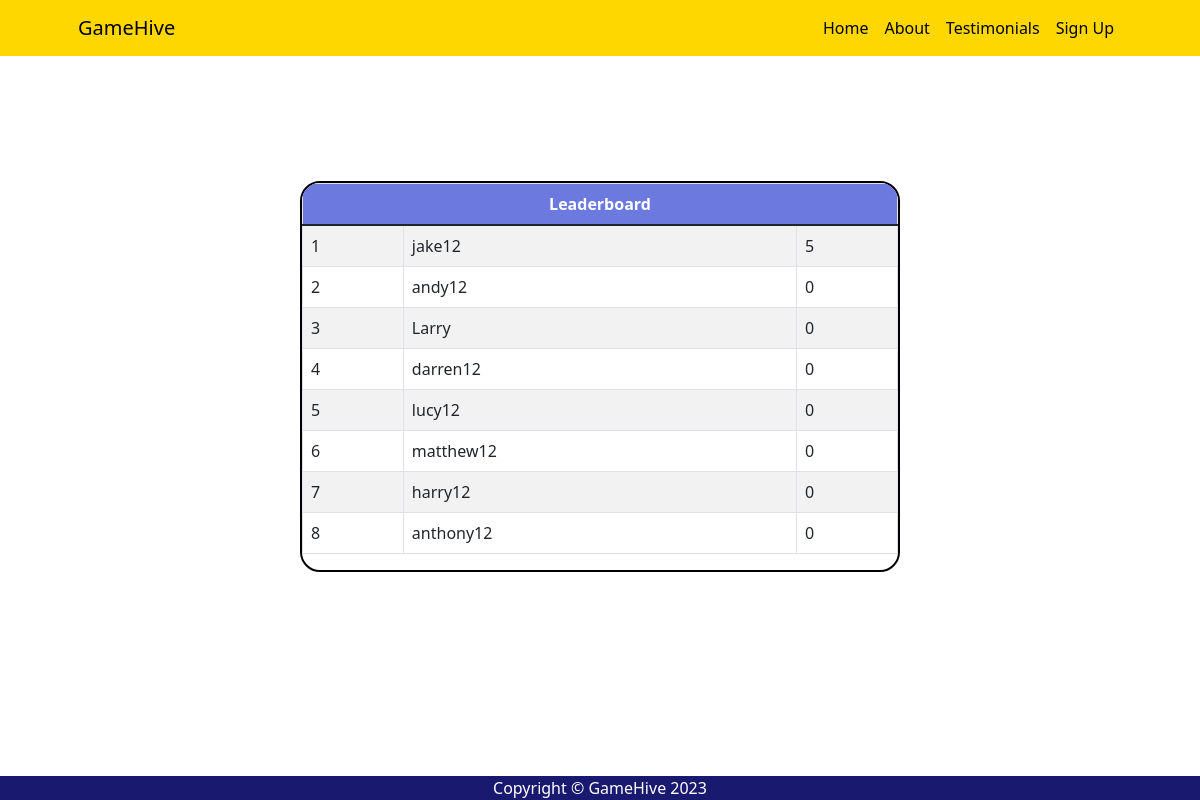
Page /my_profile/ on the earlier database version.
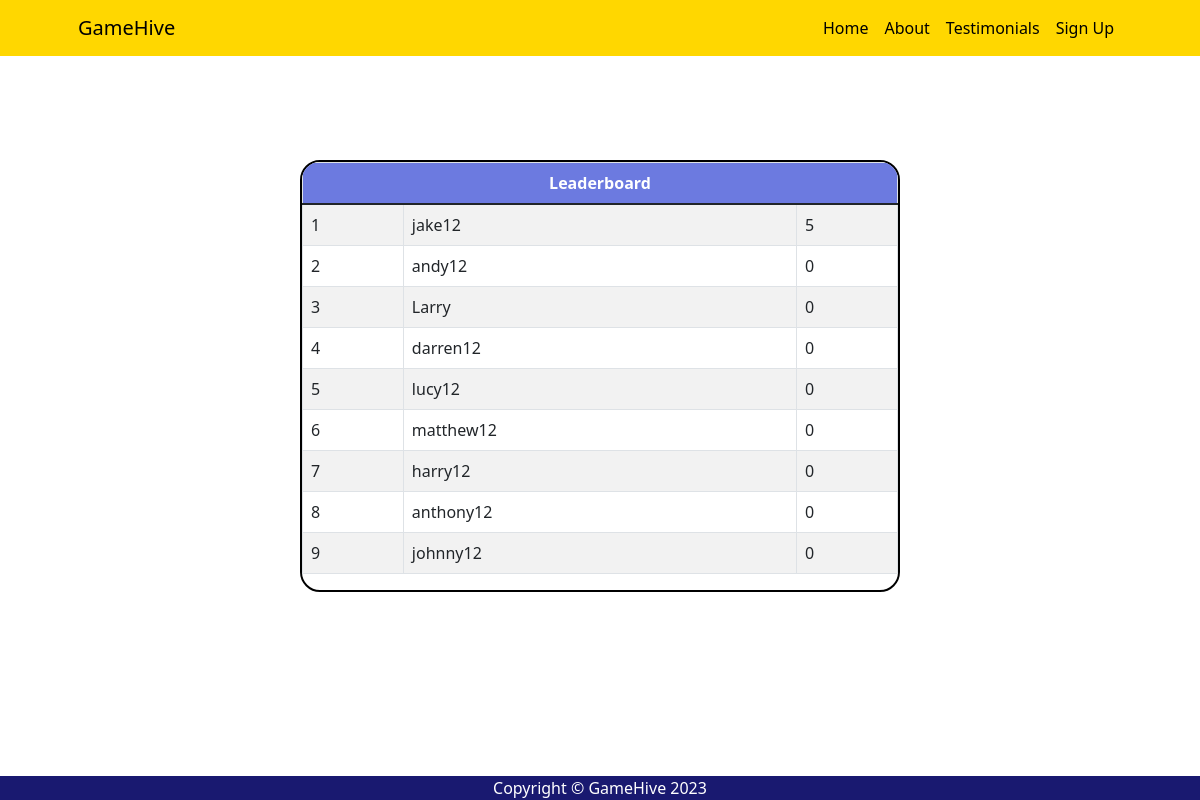
Same page on the later database version.
### gamehive/models.py (models this page shows)
class GameUserProfile(models.Model):
    user = models.OneToOneField(User, on_delete=models.CASCADE)
    current_score = models.IntegerField(default=0)

### gamehive/views.py (the view)
# urls.py: path('my_profile/', views.my_profile, name='my_profile'),
def my_profile(request):
    leaderboard_entries = GameUserProfile.objects.all().order_by('-current_score')
    return render(request, 'profile.html', {'leaderboard_entries': leaderboard_entries})

### templates/profile.html (shortened to what this page needs)
{% extends "base.html" %}
    {% load static %}
    {% block content %}
    <div style="display: flex; justify-content: center; align-items: center; height: 80vh;">
        <div style="width: 50%;">
            <div style="border: 2px solid black; border-radius: 20px; overflow: hidden;">
                <table class="table table-bordered table-striped table-hover" style="width: 100%;">
                    <thead style="background-color:RGB(108, 122, 224);">
                        <th colspan="3" style="text-align: center; color: white;">Leaderboard</th>
                    </thead>
                    <tbody>
                        {% for leaderboard in leaderboard_entries %}
                            <tr>
                                <td>{{ forloop.counter }}</td>
                                <td>{{ leaderboard.user.username }}</td>
                                <td>{{ leaderboard.current_score }}</td>
                            </tr>
                        {% endfor %}
                    </tbody>
                </table>
            </div>
        </div>
    </div>
    {% endblock %}

### templates/base.html (shortened to what this page needs)
{% load static %}
<!DOCTYPE html>
<html lang="en">
    <head>
        <link href="https://cdn.jsdelivr.net/npm/bootstrap-icons@1.4.1/font/bootstrap-icons.css" rel="stylesheet" />
        <link rel="stylesheet" href="https://unpkg.com/bootstrap-table@1.22.1/dist/bootstrap-table.min.css">
        <link href="https://cdn.jsdelivr.net/npm/bootstrap@5.1.3/dist/css/bootstrap.min.css" rel="stylesheet">
        <link href="{% static 'css/styles.css' %}" rel="stylesheet" />
    </head>
    <body>
        <nav class="navbar navbar-expand-lg navbar" style="background-color: #FFD700;">
            <div class="container px-5">
                <a class="navbar-brand" href="{% url 'homepage' %}" style="color:black;">GameHive</a>
                <div class="collapse navbar-collapse" id="navbarSupportedContent">
                    <ul class="navbar-nav ms-auto mb-2 mb-lg-0">
                        <li class="nav-item"><a class="nav-link active" aria-current="page" href="{% url 'homepage' %}" style="color:black;">Home</a></li>
                        <li class="nav-item"><a class="nav-link" href="{% url 'about' %}" style="color:black;">About</a></li>
                        <li class="nav-item"><a class="nav-link" href="{% url 'testimonials_page' %}" style="color:black;">Testimonials</a></li>
                        {% if user.is_authenticated %}
                        <li class="nav-item"><a class="nav-link" href="{% url 'my_profile' %}" style="color:black;">Profile</a></li>
                        <li class="nav-item"><a class="nav-link" href="{% url 'logout' %}" style="color:black;">Logout</a></li>
                        {% else %}
                            <li class="nav-item"><a class="nav-link" href="{% url 'sign_up' %}" style="color:black;">Sign Up</a></li>
                        {% endif %}
                    </ul>
                </div>
            </div>
        </nav>
        <div class="content">
            {% block content %}{% endblock %}
        </div>
        <footer style="position: fixed;left: 0;bottom: 0;width: 100%;background-color: #191970;text-align: center;">
            <div><p class="m-0 text-center text-white">Copyright &copy; GameHive 2023</p></div>
        </footer>
    </body>
</html>

Differences in the rows shown:
added GameUserProfile: user.username "johnny12", current_score "0"
